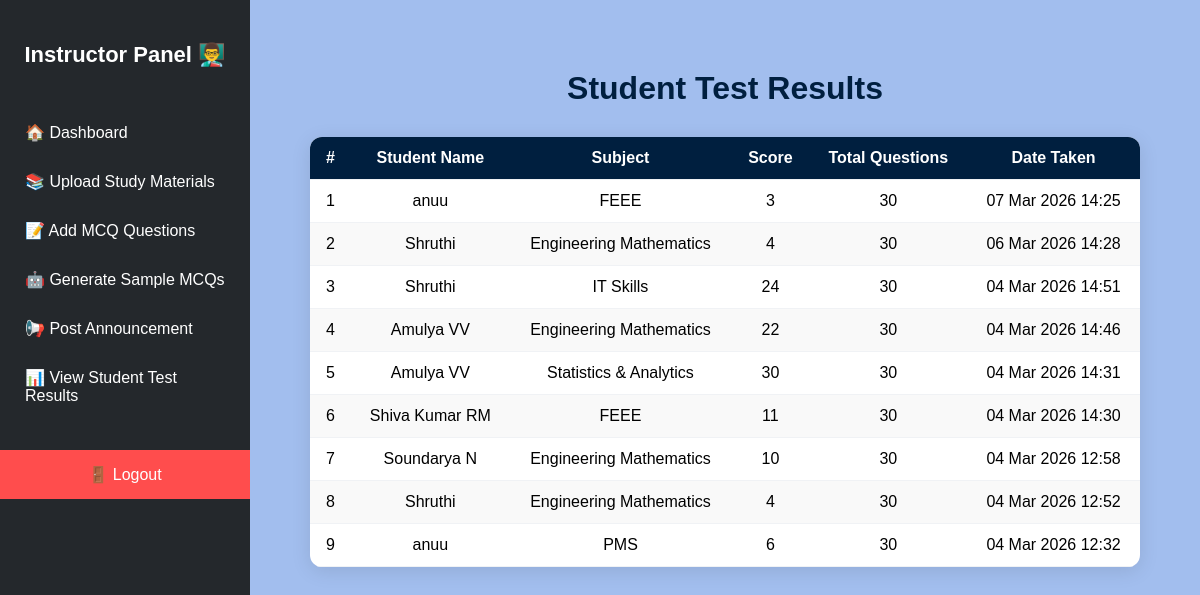
The app's page /instructor/test_results with its own data.
### app.py (models this page shows)
class TestResult(db.Model):
    id = db.Column(db.Integer, primary_key=True)
    student_name = db.Column(db.String(100), nullable=False)
    subject = db.Column(db.String(100), nullable=False)
    score = db.Column(db.Integer, nullable=False)
    total = db.Column(db.Integer, nullable=False)
    date_taken = db.Column(db.DateTime, default=datetime.utcnow)

### app.py (the view)
@app.route('/instructor/test_results')
def instructor_test_results():
    results = TestResult.query.order_by(TestResult.date_taken.desc()).all()
    return render_template('instructor_test_results.html', results=results)

### app.py (called while the page is built)
@app.after_request
def add_header(response):
    response.headers["Cache-Control"] = "no-cache, no-store, must-revalidate"
    response.headers["Pragma"] = "no-cache"
    response.headers["Expires"] = "0"
    return response

### templates/instructor_test_results.html (shortened to what this page needs)
{% extends "instructor_layout.html" %}
{% block content %}
<div class="container">
    <h1>Student Test Results</h1>
    <table>
        <thead>
            <tr>
                <th>#</th>
                <th>Student Name</th>
                <th>Subject</th>
                <th>Score</th>
                <th>Total Questions</th>
                <th>Date Taken</th>
            </tr>
        </thead>
        <tbody>
            {% for res in results %}
            <tr>
                <td data-label="#">{{ loop.index }}</td>
                <td data-label="Student Name">{{ res.student_name }}</td>
                <td data-label="Subject">{{ res.subject }}</td>
                <td data-label="Score">{{ res.score }}</td>
                <td data-label="Total Questions">{{ res.total }}</td>
                <td data-label="Date Taken">{{ res.date_taken.strftime("%d %b %Y %H:%M") }}</td>
            </tr>
            {% endfor %}
        </tbody>
    </table>
</div>
{% endblock %}

### templates/instructor_layout.html (style rules this page uses)
body { margin:0; font-family:'Poppins',sans-serif; display:flex; background:#a2beee; }
.main h1 { color:#001f3f; }

### templates/instructor_test_results.html (style rules this page uses)
.container { max-width: 1200px; margin: 30px auto; padding: 0 20px; }
h1 { text-align: center; color: #001f3f; margin-bottom: 30px; }
table { width: 100%; border-collapse: collapse; background: white; border-radius: 12px; overflow: hidden; box-shadow: 0 4px 20px rgba(0,0,0,0.1); }
thead { background: #001f3f; color: white; }
th, td { padding: 12px 15px; text-align: center; border-bottom: 1px solid #f0f2f5; }
tbody tr:nth-child(even) { background: #f9f9f9; }
th { font-weight: 600; }

### records on screen
TestResult: student_name "anuu", subject "FEEE", score "3", total "30", date_taken "07 Mar 2026 14:25"
TestResult: student_name "Shruthi", subject "Engineering Mathematics", score "4", total "30", date_taken "06 Mar 2026 14:28"
TestResult: student_name "Shruthi", subject "IT Skills", score "24", total "30", date_taken "04 Mar 2026 14:51"
TestResult: student_name "Amulya VV", subject "Engineering Mathematics", score "22", total "30", date_taken "04 Mar 2026 14:46"
TestResult: student_name "Amulya VV", subject "Statistics & Analytics", score "30", total "30", date_taken "04 Mar 2026 14:31"
TestResult: student_name "Shiva Kumar RM", subject "FEEE", score "11", total "30", date_taken "04 Mar 2026 14:30"
TestResult: student_name "Soundarya N", subject "Engineering Mathematics", score "10", total "30", date_taken "04 Mar 2026 12:58"
TestResult: student_name "Shruthi", subject "Engineering Mathematics", score "4", total "30", date_taken "04 Mar 2026 12:52"
TestResult: student_name "anuu", subject "PMS", score "6", total "30", date_taken "04 Mar 2026 12:32"
